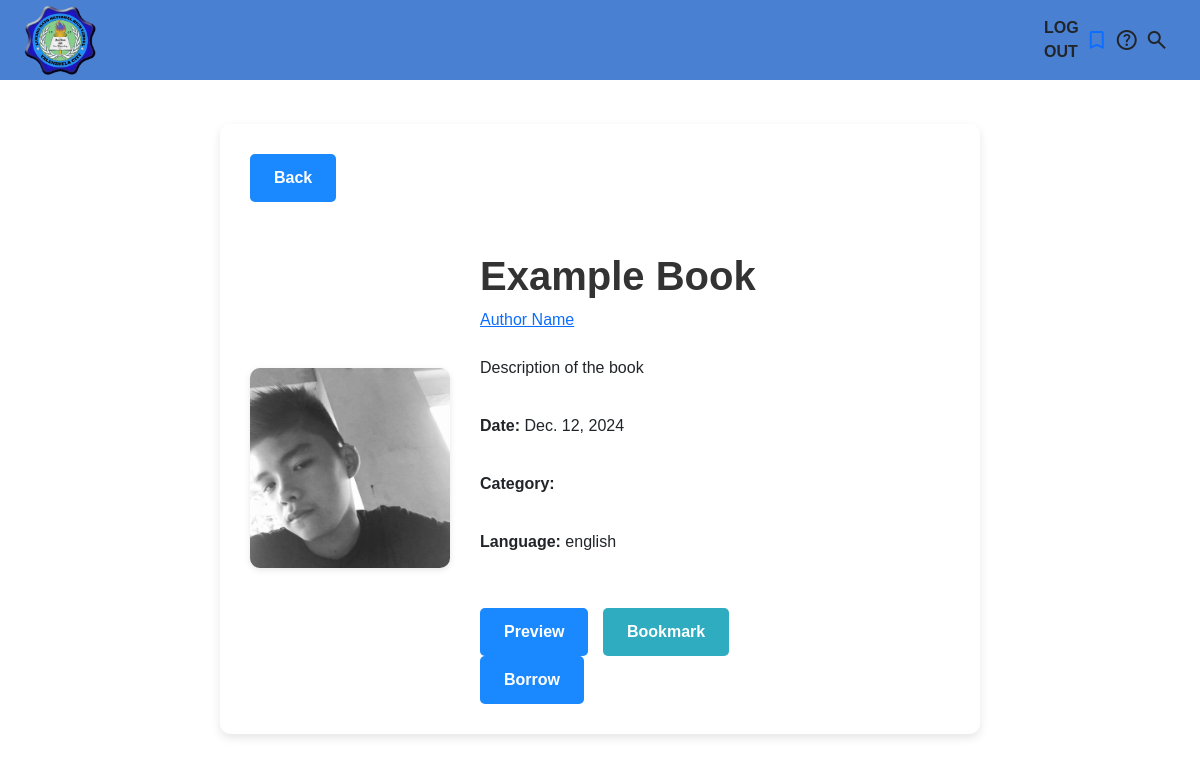
Before: /student/book-detail/23/ (signed in) with the older database file.
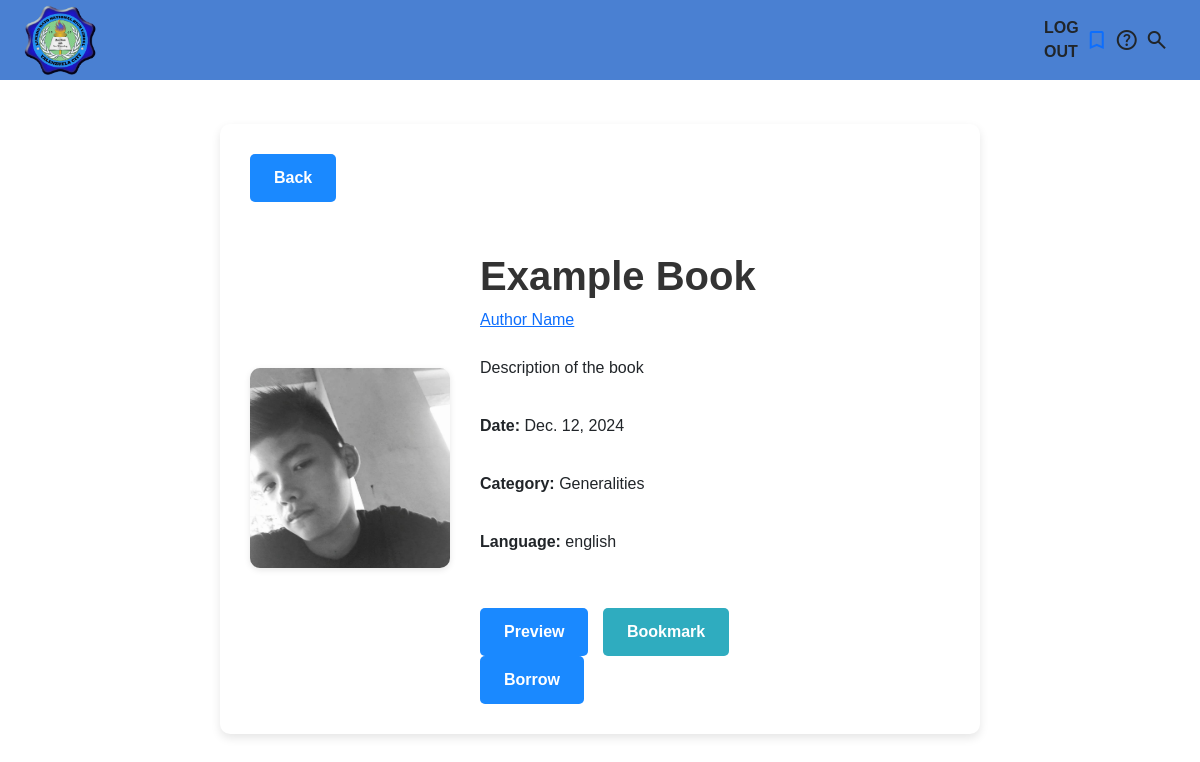
After: the same page with the newer database file.
### librarian/models.py (models this page shows, shortened)
class Books(models.Model):
    BookTitle = models.CharField(max_length=100)
    Author = models.CharField(max_length=100)
    Description = models.TextField(null=True, blank=True)
    Date = models.DateField()
    Category = models.ManyToManyField(Category, null= True)
    SubCategory = models.ManyToManyField(SubCategory)
    SubSection = models.ManyToManyField(SubSection)
    Language = models.CharField(max_length=100, choices=LANGUAGE_CHOICES, default='english')
    BookFile = models.FileField(upload_to="books/files/", default='default_value.pdf')
    BookImage = models.ImageField(upload_to="books/images/", default='default_image.jpg')
    deleted_at = models.DateTimeField(null=True, blank=True)
    available = models.BooleanField(default=True)
    bookmarked_by = models.ManyToManyField(User, related_name='bookmarks', blank=True)
    borrowed = models.ManyToManyField(User, related_name='borrow', blank="True")
    PageViews = models.IntegerField(default=0)
    eBook = models.BooleanField(default=False)
    research_paper = models.BooleanField(default=False)
    hardCopy = models.BooleanField(default=False)
    stock = models.IntegerField(default=0)
    TimesBorrow = models.IntegerField(default=0)

class Category(models.Model):
    name = models.CharField(max_length=100, default="Def")
    code = models.CharField(max_length=100, default="")
    def __str__(self):
        return self.name

### student/views.py (the view)
# urls.py: path('book-detail/<int:book_id>/', views.book_detail, name='book_detail'),
def book_detail(request, book_id):
    book = get_object_or_404(Books, pk=book_id)
    borrow_requested = BorrowRequest.objects.filter(book=book, requested_by=request.user).exists()
    borrow_message = request.GET.get('borrow_message', "")
    context = {
        'book': book,
        'borrow_requested': borrow_requested,
        'borrow_message': borrow_message,
    }
    return render(request, 'info.html', context)

### student/templatetags/custom_tags.py (called while the page is built)
@register.filter(name='is_student')
def is_student(user):
    return user.groups.filter(name='Student').exists()

### student/templates/info.html (shortened to what this page needs)
{% load custom_tags %}
{% if user.is_authenticated and user|is_student %}
{% load static %}
<!DOCTYPE html>
<html lang="en">
<head>
    <link rel="stylesheet" href="https://cdn.jsdelivr.net/npm/bootstrap@5.3.3/dist/css/bootstrap.min.css">
    <link rel="stylesheet" href="https://cdnjs.cloudflare.com/ajax/libs/OwlCarousel2/2.3.4/assets/owl.carousel.min.css">
    <link rel="stylesheet" href="https://cdnjs.cloudflare.com/ajax/libs/OwlCarousel2/2.3.4/assets/owl.theme.default.min.css">
</head>
<body>
    <header class="header">
        <div class="navbar-left">
            <img src="{% static 'playground/school_Logo.png'%}" alt="Logo" height="80px" id="logo">
        </div>
        <div class="navbar-right">
            <span class="navbar-text">LOG OUT</span>
            <a href="{% url 'bookmark' %}" class="material-symbols-outlined navbar-icon" alt="bookmark">bookmark</a>
            <span class="material-symbols-outlined navbar-icon" alt="help">help</span>
            <span class="material-symbols-outlined navbar-icon" alt="search" id="search">search</span>
        </div>
    </header>
    <div class="container">
        <br>
        <section class="content">
            <button class="btn btn-primary hBack" type="button">Back</button>
            <div class="book-info">
                <img src="{{ book.BookImage.url }}" alt="{{ book.BookTitle }} Image" class="img-fluid book-image">
                <div class="book-details">
                    <h1 style="font-family: Arial, Helvetica, sans-serif; color: #333;"><b>{{ book.BookTitle }}</b></h1>
                    <a href="#">{{ book.Author}}</a>
                    <br>
                    <br>
                    <p>{{ book.Description }}</p>
                    <br>
                    <p><strong><b>Date:</strong></b> {{ book.Date }}</p>
                    <br>
                    <p><strong><b>Category:</strong> </b>{{ book.Category.all|join:", " }}</p>
                    <br>
                    <p><strong><b>Language:</strong> </b>{{ book.Language }}</p>
                    <br>
                    <div class="buttons">
                        <a href="{% url 'prev_file' book.id %}" class="btn btn-primary">Preview</a>
                        <button class="btn btn-info bookmark-btn" data-bookid="{{ book.id }}">Bookmark</button>
                        {% if book.available %}
                            <form method="post" action="{% url 'borrow_request' book.id %}">
                                <button type="submit" class="btn btn-primary">Borrow</button>
                            </form>
                        {% endif %}
                    </div>
                </div>
            </div>
        </section>
    </div>
</body>
</html>
{%endif%}

Changed rows visible on the page:
changed Books "Example Book": Category.all (not shown) → "Generalities"
